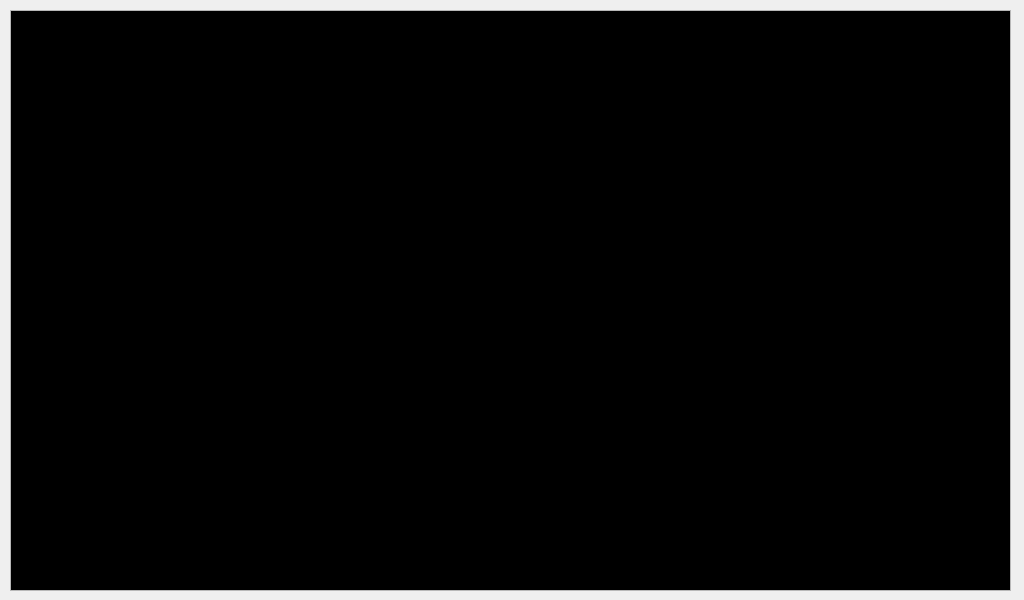
<?xml version="1.0" encoding="UTF-8"?>
<ui version="4.0">
 <class>MainWindow</class>
 <widget class="QMainWindow" name="MainWindow">
  <property name="geometry">
   <rect>
    <x>0</x>
    <y>0</y>
    <width>1024</width>
    <height>600</height>
   </rect>
  </property>
  <property name="palette">
   <palette>
    <active>
     <colorrole role="Base">
      <brush brushstyle="SolidPattern">
       <color alpha="255">
        <red>0</red>
        <green>0</green>
        <blue>0</blue>
       </color>
      </brush>
     </colorrole>
    </active>
    <inactive>
     <colorrole role="Base">
      <brush brushstyle="SolidPattern">
       <color alpha="255">
        <red>0</red>
        <green>0</green>
        <blue>0</blue>
       </color>
      </brush>
     </colorrole>
    </inactive>
    <disabled>
     <colorrole role="Base">
      <brush brushstyle="SolidPattern">
       <color alpha="255">
        <red>68</red>
        <green>68</green>
        <blue>68</blue>
       </color>
      </brush>
     </colorrole>
    </disabled>
   </palette>
  </property>
  <property name="windowTitle">
   <string>MainWindow</string>
  </property>
  <widget class="QWidget" name="centralWidget">
   <widget class="QGraphicsView" name="dspGraphicsView">
    <property name="geometry">
     <rect>
      <x>10</x>
      <y>10</y>
      <width>1001</width>
      <height>581</height>
     </rect>
    </property>
    <property name="autoFillBackground">
     <bool>true</bool>
    </property>
    <property name="backgroundBrush">
     <brush brushstyle="SolidPattern">
      <color alpha="255">
       <red>0</red>
       <green>0</green>
       <blue>0</blue>
      </color>
     </brush>
    </property>
   </widget>
   <widget class="QLabel" name="overlayLabel">
    <property name="geometry">
     <rect>
      <x>250</x>
      <y>60</y>
      <width>531</width>
      <height>91</height>
     </rect>
    </property>
    <property name="palette">
     <palette>
      <active>
       <colorrole role="Base">
        <brush brushstyle="SolidPattern">
         <color alpha="128">
          <red>0</red>
          <green>0</green>
          <blue>0</blue>
         </color>
        </brush>
       </colorrole>
      </active>
      <inactive>
       <colorrole role="Base">
        <brush brushstyle="SolidPattern">
         <color alpha="128">
          <red>0</red>
          <green>0</green>
          <blue>0</blue>
         </color>
        </brush>
       </colorrole>
      </inactive>
      <disabled>
       <colorrole role="Base">
        <brush brushstyle="SolidPattern">
         <color alpha="255">
          <red>68</red>
          <green>68</green>
          <blue>68</blue>
         </color>
        </brush>
       </colorrole>
      </disabled>
     </palette>
    </property>
    <property name="font">
     <font>
      <pointsize>20</pointsize>
      <weight>75</weight>
      <bold>true</bold>
      <kerning>false</kerning>
     </font>
    </property>
    <property name="text">
     <string>Draw Parking Guideline</string>
    </property>
    <property name="alignment">
     <set>Qt::AlignCenter</set>
    </property>
   </widget>
  </widget>
 </widget>
 <layoutdefault spacing="6" margin="11"/>
 <resources/>
 <connections/>
</ui>
